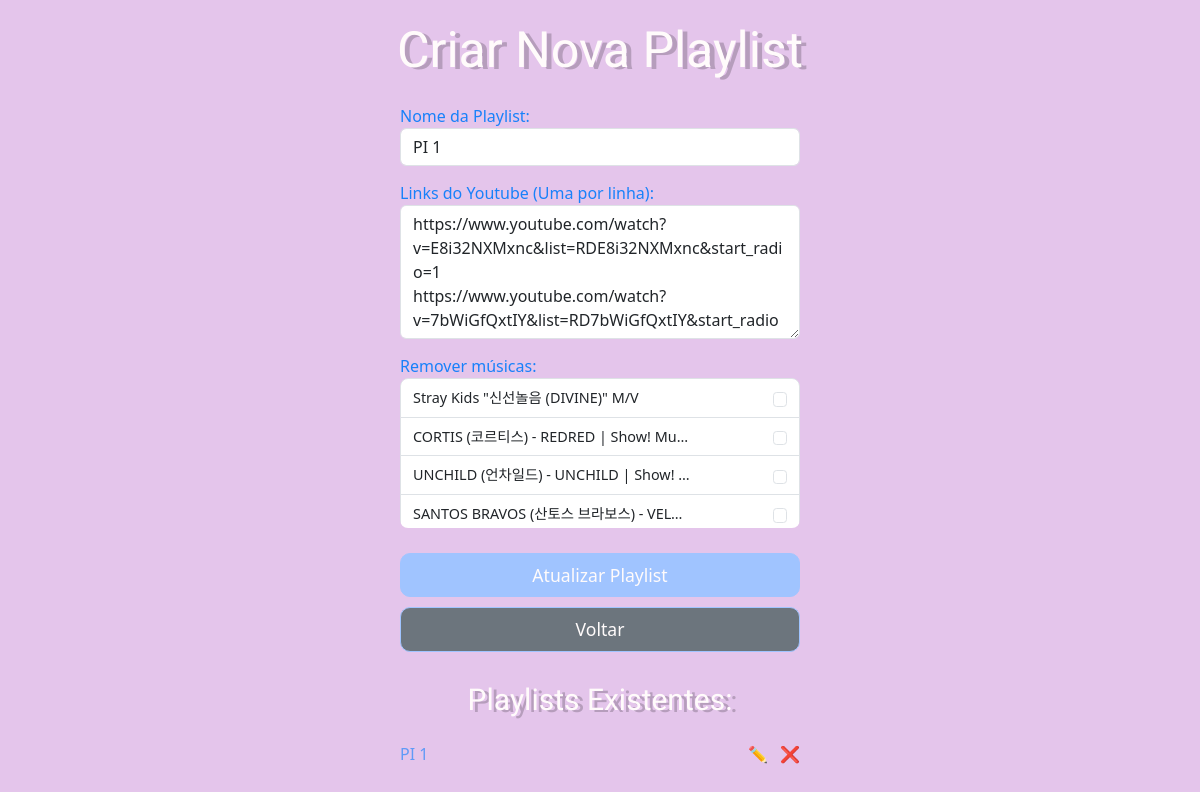
Page /playlists?edit_id=38 on the committed database.
### tables this page shows
CREATE TABLE playlists (
        id INTEGER PRIMARY KEY AUTOINCREMENT,
        nome TEXT NOT NULL,
        imagem TEXT
    );

CREATE TABLE musicas_playlist (
        id INTEGER PRIMARY KEY AUTOINCREMENT,
        playlist_id INTEGER,
        titulo TEXT,
        url TEXT NOT NULL,
        FOREIGN KEY (playlist_id) REFERENCES playlists(id)
    );

### app.py (the view, shortened to what this page needs)
@app.route('/playlists', methods=['GET', 'POST'])
def playlists_page():
    edit_playlist = None
    edit_id = request.args.get('edit_id')
    if edit_id:
        edit_playlist = buscar_playlist_por_id(int(edit_id))
    resultado = service.listar_playlists_service()
    playlists = resultado["playlists"]
    return render_template('playlists.html', playlists=playlists, edit_playlist=edit_playlist)

### app.py (called while the page is built, shortened)
def conexao():
    conn = sqlite3.connect(DATABASE)
    conn.row_factory = sqlite3.Row
    return conn

def buscar_playlist_por_id(playlist_id: int):
    conn = conexao()
    cursor = conn.cursor()
    cursor.execute("SELECT id, nome FROM playlists WHERE id = ?", (playlist_id,))
    playlist = cursor.fetchone()
    cursor.execute("SELECT titulo, url FROM musicas_playlist WHERE playlist_id = ?", (playlist_id,))
    musicas = cursor.fetchall()
    links_lista = []
    titulos = []
    for m in musicas:
        url = m["url"]
        titulo = m["titulo"]
        links_lista.append(url)
        titulos.append(titulo)
    conn.close()
    links = "\n".join(links_lista)
    return {
        "id": playlist["id"],
        "nome": playlist["nome"],
        "links": links,
        "titulos": titulos
    }

### db/db.py (called while the page is built)
def conexao():
    conn = sqlite3.connect(DATABASE)
    conn.row_factory = sqlite3.Row
    return conn

def listar_playlists():
    conn = conexao()
    cursor = conn.cursor()
    cursor.execute("SELECT id, nome FROM playlists")
    playlist = cursor.fetchall()
    conn.close()
    return playlist

### service/service.py (called while the page is built)
def listar_playlists_service():
    playlists = db.listar_playlists()
    if playlists is None:
        raise ValueError("Erro ao buscar playlists")
    return {
        "playlists": playlists,
        "status": bool(playlists)
    }

### templates/playlists.html (shortened to what this page needs)
<!DOCTYPE html>
<html lang="pt-br">
<head>
    <link rel="stylesheet" href="https://cdn.jsdelivr.net/npm/bootstrap@5.3.8/dist/css/bootstrap.min.css">
</head>
<body>
<div class="container d-flex flex-column align-items-center">
    <h1 class="pixel-font">Criar Nova Playlist</h1>
    <form method="POST" onsubmit="return validarNomePlaylist()">
        <div class="form-group">
            <label style="color: #1881fa;">Nome da Playlist:</label>
            <input type="text" class="form-control" id="nome_playlist" name="nome_playlist"
                   value="{{ edit_playlist.nome if edit_playlist else '' }}"
                   maxlength="60"
                   required>
        </div>
        <div class="form-group">
            <label style="color: #1881fa;">Links do Youtube (Uma por linha): </label>
            <textarea class="form-control" name="links_musica" rows="5" required>{{ edit_playlist.links if edit_playlist else '' }}</textarea>
        </div>
        {% if edit_playlist and edit_playlist.links %}
        <div class="form-group">
            <label style="color: #1881fa;">Remover músicas:</label>
            <div class="list-group remover-list">
                {% for link in edit_playlist.links.split('\n') %}
                {% set titulo = edit_playlist.titulos[loop.index0] %}
                <label class="list-group-item d-flex justify-content-between align-items-center">
                    <span class="text-truncate" style="max-width: 75%;">{{ titulo }}</span>
                    <input
                        type="checkbox"
                        name="remover_musica"
                        value="{{ link }}"
                        class="form-check-input"
                    >
                </label>
                {% endfor %}
            </div>
        </div>
        {% endif %}
        <button type="submit" class="btn custom-btn">
            {{ 'Atualizar Playlist' if edit_playlist else 'Salvar Playlist' }}
        </button>
        <a href="{{ url_for('index') }}" class="btn custom-btn" style="background-color: #6c757d;">
            Voltar
        </a>
    </form>
    <div class="playlist-list">
        <h2 class="pixel-font" style="font-size: 30px;">Playlists Existentes:</h2>
        <ul>
        {% for playlist in playlists %}
            <li style="list-style-type: none; margin-bottom: 10px; color:#609af7; display: flex; justify-content: space-between; align-items: center;">
                <span>{{ playlist.nome }}</span>
                <span>
                    <a href="{{ url_for('playlists_page', edit_id=playlist.id) }}" class="icon-btn">✏️</a>
                    <a href="{{ url_for('deletar_playlist_route', playlist_id=playlist.id) }}" class="icon-btn" style="color:red;" name="deletar">❌</a>
                </span>
            </li>
        {% endfor %}
        </ul>
    </div>
</div>
</body>
</html>

### templates/playlists.html (style rules this page uses)
body { background-color: #E4C5EB; min-height: 100vh; display: flex; justify-content: center; align-items: center; flex-direction: column; margin: 0; padding: 20px; }
.pixel-font { font-family: 'Jersey 10', sans-serif; font-size: 50px; color: #FFFBFB; text-shadow: 5px 2px 0 #00000033; margin-bottom: 1.5rem; text-align: center; }
form { width: 100%; max-width: 400px; }
.custom-btn { background-color: #a0c4ff; border-color: #a0c4ff; color: #FFFBFB; padding: 8px 20px; border-radius: 10px; font-size: 1.1rem; width: 100%; margin-top: 10px; }
.form-group { margin-bottom: 15px; width: 100%; }
.playlist-list { margin-top: 30px; color: #FFFBFB; width: 100%; max-width: 400px; text-align: left; }
.playlist-list ul { padding-left: 0; }
.icon-btn { display: inline-block; margin-left: 8px; transition: transform 0.2s ease; text-decoration: none; }
.remover-list { max-height: 150px; overflow-y: auto; border-radius: 8px; }
.list-group-item { font-size: 0.9rem; padding: 8px 12px; }

### rows in the picture
playlists: nome_playlist "PI 1", nome "PI 1"
musicas_playlist: titulo "Stray Kids \"신선놀음 (DIVINE)\" M/V"
musicas_playlist: titulo "CORTIS (코르티스) - REDRED | Show! Mu…"
musicas_playlist: titulo "UNCHILD (언차일드) - UNCHILD | Show!…"
musicas_playlist: titulo "SANTOS BRAVOS (산토스 브라보스) - VELO…"

### other values in the picture
{{ 'Atualizar Playlist' if edit_playlist else 'Salvar Playlist' }} "Atualizar Playlist"
